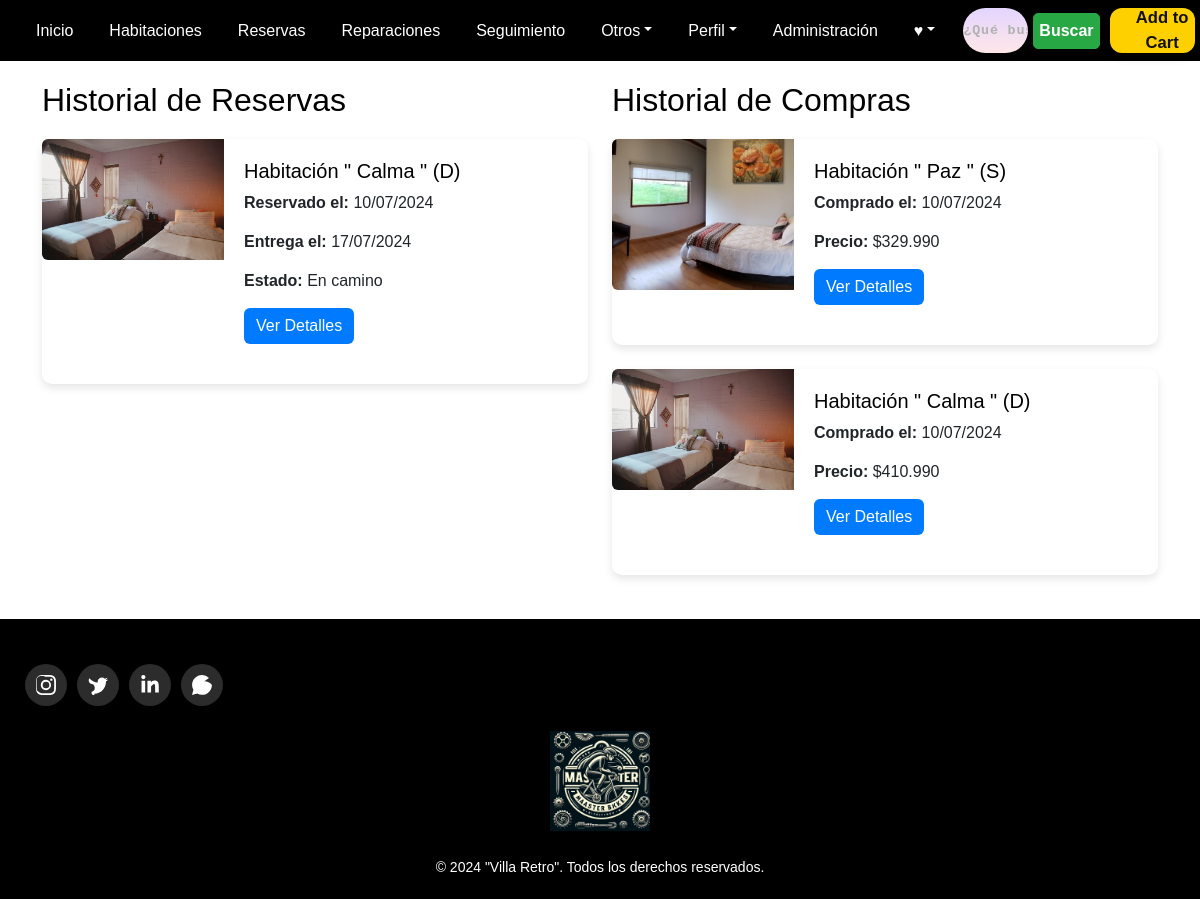
/historial/ (signed in), run on the app's committed database.
### masterbikes/models.py (models this page shows, shortened)
class Reserva(models.Model):
    usuario = models.ForeignKey(User, on_delete=models.CASCADE)
    bicicleta = models.ForeignKey(Bicicleta, on_delete=models.CASCADE)
    fecha_solicitud = models.DateTimeField(auto_now_add=True)
    fecha_entrega = models.DateTimeField()
    entregada = models.BooleanField(default=False)
    estado = models.CharField(max_length=50, default='En camino')

class Bicicleta(models.Model):
    nombre = models.CharField(max_length=100)
    descripcion = models.TextField()
    precio = models.DecimalField(max_digits=10, decimal_places=3)
    imagen = models.ImageField(upload_to='bicicletas/')

class Compra(models.Model):
    usuario = models.ForeignKey(User, on_delete=models.CASCADE)
    bicicleta = models.ForeignKey(Bicicleta, on_delete=models.CASCADE)
    fecha_compra = models.DateTimeField(auto_now_add=True)
    precio = models.DecimalField(max_digits=10, decimal_places=3)

### masterbikes/views.py (the view)
# urls.py: path('historial/', views.historial, name='historial'),
@login_required
def historial(request):
    reservas = Reserva.objects.filter(usuario=request.user)
    compras = Compra.objects.filter(usuario=request.user)
    return render(request, 'masterbikes/Vistas/historial.html', {'reservas': reservas, 'compras': compras})

### masterbikes/Templates/masterbikes/Vistas/historial.html (shortened to what this page needs)
{% load static %}
<!DOCTYPE html>
<html lang="es">
<head>
    {% load bootstrap5 %}
    {% bootstrap_css %}
    <link rel="stylesheet" href="{% static 'css/styles.css' %}">
    <link rel="stylesheet" href="{% static 'css/stylesIncludes.css' %}">
</head>
<body>
    {% include 'masterbikes/includes/header.html' %}
    <main class="main">
        <div class="container">
            <div class="row">
                <div class="col-md-6">
                    <h2>Historial de Reservas</h2>
                    <div class="row">
                        {% for reserva in reservas %}
                        <div class="col-md-12 mb-4">
                            <div class="card h-100">
                                <div class="row g-0">
                                    <div class="col-md-4">
                                        <img src="{{ reserva.bicicleta.imagen.url }}" class="img-fluid rounded-start bicicleta-img" alt="{{ reserva.bicicleta.nombre }}">
                                    </div>
                                    <div class="col-md-8">
                                        <div class="card-body">
                                            <h5 class="card-title">{{ reserva.bicicleta.nombre }}</h5>
                                            <p class="card-text"><strong>Reservado el:</strong> {{ reserva.fecha_solicitud|date:"d/m/Y" }}</p>
                                            <p class="card-text"><strong>Entrega el:</strong> {{ reserva.fecha_entrega|date:"d/m/Y" }}</p>
                                            <p class="card-text"><strong>Estado:</strong> {{ reserva.estado }}</p>
                                            <a href="{% url 'bicicleta_detalle_reservas' reserva.pk %}" class="btn btn-primary">Ver Detalles</a>
                                        </div>
                                    </div>
                                </div>
                            </div>
                        </div>
                        {% endfor %}
                    </div>
                </div>
                <div class="col-md-6">
                    <h2>Historial de Compras</h2>
                    <div class="row">
                        {% for compra in compras %}
                        <div class="col-md-12 mb-4">
                            <div class="card h-100">
                                <div class="row g-0">
                                    <div class="col-md-4">
                                        <img src="{{ compra.bicicleta.imagen.url }}" class="img-fluid rounded-start bicicleta-img" alt="{{ compra.bicicleta.nombre }}">
                                    </div>
                                    <div class="col-md-8">
                                        <div class="card-body">
                                            <h5 class="card-title">{{ compra.bicicleta.nombre }}</h5>
                                            <p class="card-text"><strong>Comprado el:</strong> {{ compra.fecha_compra|date:"d/m/Y" }}</p>
                                            <p class="card-text"><strong>Precio:</strong> ${{ compra.precio }}</p>
                                            <a href="{% url 'bicicleta_detalle_compras' compra.pk %}" class="btn btn-primary">Ver Detalles</a>
                                        </div>
                                    </div>
                                </div>
                            </div>
                        </div>
                        {% endfor %}
                    </div>
                </div>
            </div>
        </div>
    </main>
    {% include 'masterbikes/includes/footer.html' %}
</body>
</html>

### masterbikes/Static/css/styles.css (style rules this page uses)
body { background-color: #f0f8ff; font-family: 'Arial', sans-serif; }
.main { padding: 20px; background-color: #ffffff; }
.card { margin-bottom: 20px; }
.btn-primary { background-color: #007bff; border-color: #007bff; }
h2 { font-size: 2rem; margin-bottom: 20px; color: #000000; }
.btn-primary { background-color: #007bff; border: none; }
.card { border: none; border-radius: 10px; box-shadow: 0 4px 8px rgba(0, 0, 0, 0.1); }
.card-body { padding: 20px; }
.card-title { font-size: 1.25rem; color: #000000; }
.card-text { margin-bottom: 15px; }

### data on the page
Reserva: bicicleta.imagen (picture), bicicleta.nombre "Habitación \" Calma \" (D)", fecha_solicitud "10/07/2024", fecha_entrega "17/07/2024", estado "En camino"
Compra: bicicleta.imagen (picture), bicicleta.nombre "Habitación \" Paz \" (S)", fecha_compra "10/07/2024", precio "329.990"
Compra: bicicleta.imagen (picture), bicicleta.nombre "Habitación \" Calma \" (D)", fecha_compra "10/07/2024", precio "410.990"
